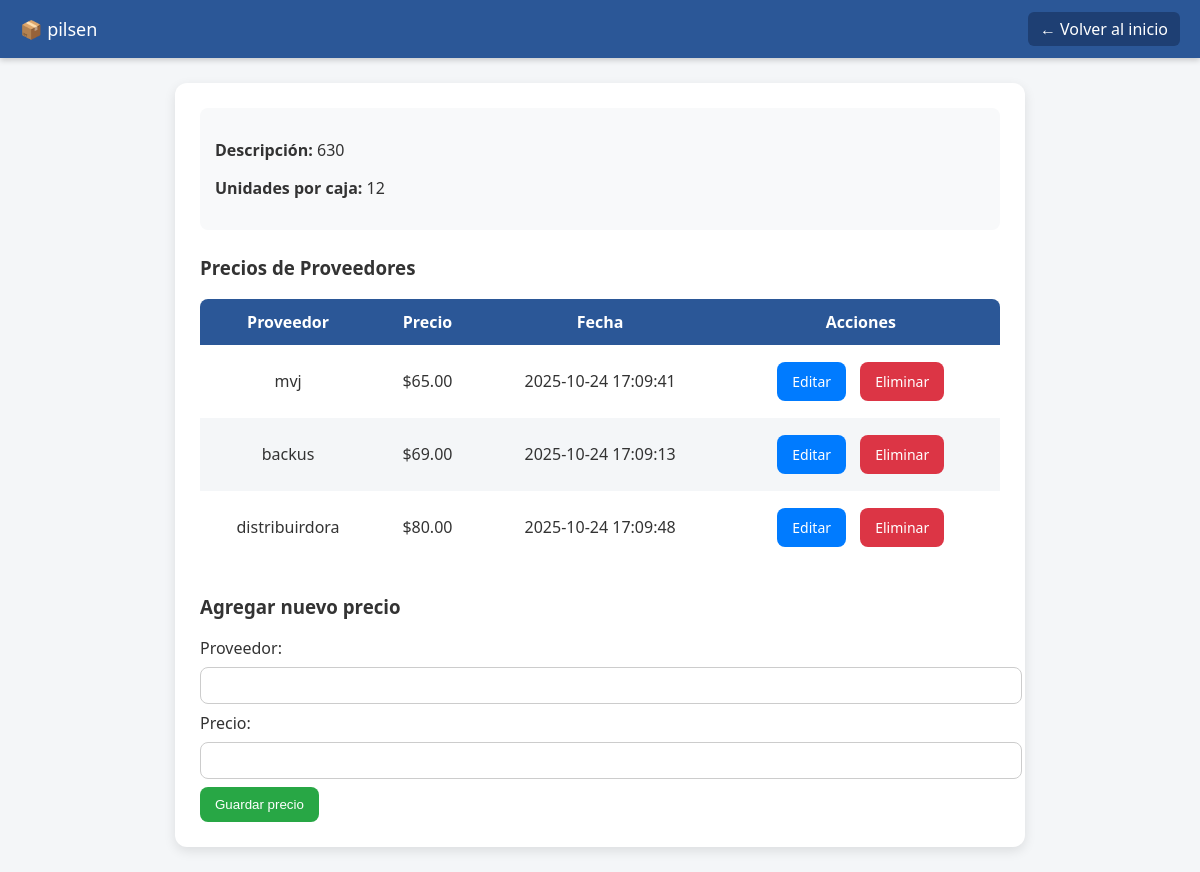
The page /detalle/6 on the database its author committed.
### tables this page shows
CREATE TABLE "productos" (
    id INTEGER PRIMARY KEY AUTOINCREMENT,
    nombre TEXT UNIQUE,
    descripcion TEXT,
    precio_caja REAL,
    unidades_por_caja INTEGER,
    precio_unitario REAL
);

CREATE TABLE precios (
            id INTEGER PRIMARY KEY AUTOINCREMENT,
            producto_id INTEGER,
            proveedor TEXT,
            precio REAL,
            fecha TEXT,
            FOREIGN KEY (producto_id) REFERENCES productos(id)
        );

### app.py (the view, shortened to what this page needs)
@app.route('/detalle/<int:id>', methods=['GET', 'POST'])
def detalle(id):
    conn = conectar()
    cur = conn.cursor()
    cur.execute("SELECT * FROM productos WHERE id = ?", (id,))
    producto = cur.fetchone()
    cur.execute("SELECT * FROM precios WHERE producto_id = ? ORDER BY precio ASC", (id,))
    precios = cur.fetchall()
    precio_minimo = None
    if precios:
        precio_minimo = min(precios, key=lambda x: x['precio'])
    conn.close()
    return render_template('detalle.html', producto=producto, precios=precios, precio_minimo=precio_minimo)

### app.py (called while the page is built)
def conectar():
    conn = sqlite3.connect("productos.db")
    conn.row_factory = sqlite3.Row
    return conn

### templates/detalle.html (shortened to what this page needs)
<!DOCTYPE html>
<html lang="es">
<head>
</head>
<body>
<header>
    <span>📦 {{ producto['nombre'] }}</span>
    <a href="/">← Volver al inicio</a>
</header>
<div class="container">
    <div class="info">
        <p><strong>Descripción:</strong> {{ producto['descripcion'] or "Sin descripción" }}</p>
        <p><strong>Unidades por caja:</strong> {{ producto['unidades_por_caja'] }}</p>
    </div>
    <h3>Precios de Proveedores</h3>
    {% if precios %}
        <table>
            <thead>
                <tr>
                    <th>Proveedor</th>
                    <th>Precio</th>
                    <th>Fecha</th>
                    <th>Acciones</th>
                </tr>
            </thead>
            <tbody>
                {% for p in precios %}
                <tr class="{% if p['precio'] == menor_precio %}lowest{% endif %}">
                    <td>{{ p['proveedor'] }}</td>
                    <td>${{ "%.2f"|format(p['precio']) }}</td>
                    <td>{{ p['fecha'] }}</td>
                    <td>
                        <a href="/editar_precio/{{ p['id'] }}" class="btn btn-edit">Editar</a>
                        <a href="/eliminar_precio/{{ p['id'] }}" class="btn btn-delete">Eliminar</a>
                    </td>
                </tr>
                {% endfor %}
            </tbody>
        </table>
    {% else %}
        <p>No hay precios registrados para este producto.</p>
    {% endif %}
    <div class="form-section">
        <h3>Agregar nuevo precio</h3>
        <form method="POST">
            <label>Proveedor:</label>
            <input type="text" name="proveedor" required>
            <label>Precio:</label>
            <input type="number" name="precio" step="0.01" required>
            <button type="submit">Guardar precio</button>
        </form>
    </div>
</div>
</body>
</html>

### templates/detalle.html (style rules this page uses)
body { font-family: 'Segoe UI', Arial, sans-serif; margin: 0; padding: 0; background-color: #f4f6f8; color: #333; }
header { position: sticky; top: 0; background-color: #2b5797; color: white; display: flex; justify-content: space-between; align-items: center; padding: 12px 20px; font-size: 18px; box-shadow: 0 2px 6px rgba(0, 0, 0, 0.2); z-index: 100; }
header a { color: white; text-decoration: none; font-size: 16px; background: #1e3f73; padding: 6px 12px; border-radius: 6px; transition: 0.2s; }
.container { max-width: 800px; margin: 25px auto; background: white; border-radius: 12px; padding: 25px; box-shadow: 0 4px 12px rgba(0,0,0,0.1); }
.info { background: #f8f9fa; padding: 15px; border-radius: 8px; margin-bottom: 25px; }
table { width: 100%; border-collapse: collapse; background: #fff; border-radius: 8px; overflow: hidden; }
th, td { padding: 12px; text-align: center; }
th { background-color: #2b5797; color: white; }
tr:nth-child(even) { background-color: #f4f6f8; }
.btn { display: inline-block; padding: 10px 15px; margin: 5px; border: none; border-radius: 8px; text-decoration: none; font-size: 14px; color: white; cursor: pointer; transition: 0.2s; }
.btn-delete { background-color: #dc3545; }
.btn-edit { background-color: #007bff; }
.form-section { margin-top: 30px; }
input[type="text"], input[type="number"] { width: 100%; padding: 10px; margin: 8px 0; border: 1px solid #ccc; border-radius: 8px; }
button[type="submit"] { background-color: #28a745; color: white; border: none; padding: 10px 15px; border-radius: 8px; cursor: pointer; transition: 0.2s; }

### rows shown on the page
productos: nombre "pilsen", descripcion "630", unidades_por_caja "12"
precios: proveedor "mvj", precio "65.00", fecha "2025-10-24 17:09:41"
precios: proveedor "backus", precio "69.00", fecha "2025-10-24 17:09:13"
precios: proveedor "distribuirdora", precio "80.00", fecha "2025-10-24 17:09:48"
